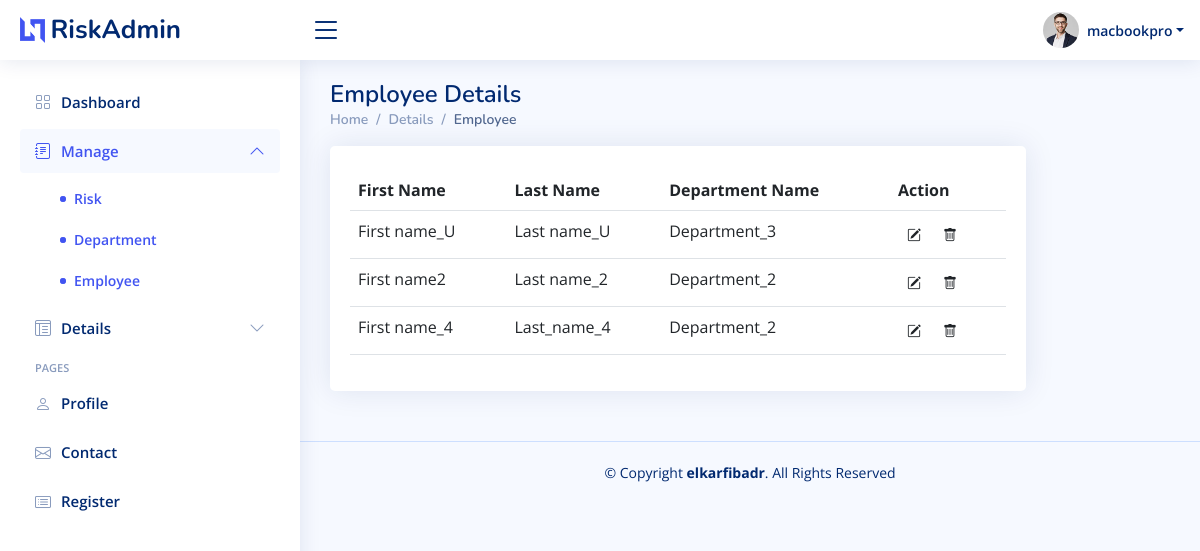
The app's page /view_employee/ (signed in) with its own data.
### risk_management/models.py (models this page shows, shortened)
class Employee(models.Model):
        first_name= models.CharField(max_length=255)
        last_name= models.CharField(max_length=255)
        department= models.ForeignKey(Department,on_delete=models.CASCADE)
        username = models.CharField(max_length = 10, unique = True, db_index = True)
        password = models.CharField(max_length=100)

class Department(models.Model):
        name_department= models.CharField(max_length=255)
        def __str__(self):
                return self.name_department

### risk_management/views.py (the view)
# urls.py: path('view_employee/', views.view_employee, name="view_employee"),
@login_required(login_url="welcome")
def view_employee(request):
     employee = Employee.objects.all()
     return render(request,'risk_management/employee_table.html',{'obj':employee,'id':"im employee"} )

### risk_management/templates/risk_management/employee_table.html (shortened to what this page needs)
{% extends 'new_main.html' %}
{% block content %}
<main id="main" class="main">
  {% if id == "im department" %}
    <div class="pagetitle">
      <h1>Department Details</h1>
      <nav>
        <ol class="breadcrumb">
          <li class="breadcrumb-item"><a href="index.html">Home</a></li>
          <li class="breadcrumb-item">Details</li>
          <li class="breadcrumb-item active">Department</li>
        </ol>
      </nav>
    </div>
    {% elif id  == "im employee" %}
    <div class="pagetitle">
      <h1>Employee Details</h1>
      <nav>
        <ol class="breadcrumb">
          <li class="breadcrumb-item"><a href="index.html">Home</a></li>
          <li class="breadcrumb-item">Details</li>
          <li class="breadcrumb-item active">Employee</li>
        </ol>
      </nav>
    </div>
    {% endif %}
    <section class="section">
        <div class="row">
            <div class="col-lg-10">
              <div class="card">
                <div class="card-body">
                  {% if id == "im department" %}
                  <table class="table">
                    <thead>
                      <tr>
                        <th scope="col">Department Id</th>
                        <th scope="col">Department Name</th>
                        <th scope="col">action</th>
                      </tr>
                    </thead>
                    <tbody>
                      {% for departments in obj %}
                      <tr>
                        <td>{{departments.id}}</td>
                        <td>{{departments.name_department}}</td>
                     <td>
                      <a href="{% url 'delete_department' departments.id %}" class="btn btn-black btn-sm" title="Remove "><i class="bi bi-trash"></i></a>
                     </td>
                      </tr>
                      {% endfor %}
                    </tbody>
                  </table>
                  {% elif id  == "im employee" %}
                  <table class="table">
                    <thead>
                      <tr>
                        <th scope="col">First Name</th>
                        <th scope="col">Last Name</th>
                        <th scope="col">Department Name</th>
                        <th scope="col">Action</th>
                      </tr>
                    </thead>
                    <tbody>
                      {% for employees in obj %}
                      <tr>
                        <td>{{employees.first_name}}</td>
                        <td>{{employees.last_name}}</td>
                        <td>{{employees.department}}</td>
                        <td>
                          <a href="{% url 'update_employee' employees.id %}" class="btn btn-black btn-sm" title="edit "><i class="bi bi-pencil-square"></i></a>
                          <a href="{% url 'delete_employee' employees.id %}" class="btn btn-black btn-sm" title="Remove "><i class="bi bi-trash"></i></a>
                        </td>
                      </tr>
                      {% endfor %}
                    </tbody>
                  </table>
                  {% endif %}
                </div>
              </div>
            </div>
          </div>
    </section>
  </main>
{% endblock content%}

### templates/new_main.html (shortened to what this page needs)
<!DOCTYPE html>
<html lang="en">
{% load static %}
<head>
    <link href="{% static '/vendor/bootstrap/css/bootstrap.min.css' %}" rel="stylesheet">
    <link href="{% static '/vendor/bootstrap-icons/bootstrap-icons.css' %}" rel="stylesheet">
    <link href="{% static '/vendor/boxicons/css/boxicons.min.css' %}" rel="stylesheet">
    <link href="{% static '/vendor/quill/quill.snow.css' %}" rel="stylesheet">
    <link href="{% static '/vendor/quill/quill.bubble.css' %}" rel="stylesheet">
    <link href="{% static '/vendor/remixicon/remixicon.css' %}" rel="stylesheet">
    <link href="{% static '/vendor/simple-datatables/style.css' %}" rel="stylesheet">
    <link href="{% static '/css/style.css' %}" rel="stylesheet">
</head>
<body>
    <header id="header" class="header fixed-top d-flex align-items-center">
        <div class="d-flex align-items-center justify-content-between">
            <a href="{% url 'home' %}" class="logo d-flex align-items-center">
                <img src="{% static '/img/logo.png' %}" alt="">
                <span class="d-none d-lg-block">RiskAdmin</span>
            </a>
            <i class="bi bi-list toggle-sidebar-btn"></i>
        </div>
        <nav class="header-nav ms-auto">
            <ul class="d-flex align-items-center">
                <li class="nav-item dropdown pe-3">
                    <a class="nav-link nav-profile d-flex align-items-center pe-0" href="#" data-bs-toggle="dropdown">
                        <img src="{% static '/img/profile-img.jpg' %}" alt="Profile" class="rounded-circle">
                        <span class="d-none d-md-block dropdown-toggle ps-2">{{request.user.username}}</span>
                    </a>
                </li>
            </ul>
        </nav>
    </header>
    <aside id="sidebar" class="sidebar">
        <ul class="sidebar-nav" id="sidebar-nav">
            <li class="nav-item">
                <a class="nav-link collapsed" href="{% url 'home' %}">
                    <i class="bi bi-grid"></i>
                    <span>Dashboard</span>
                </a>
            </li>
            <li class="nav-item">
                <a class="nav-link " data-bs-target="#forms-nav" data-bs-toggle="collapse" href="#">
                    <i class="bi bi-journal-text"></i><span>Manage</span><i class="bi bi-chevron-down ms-auto"></i>
                </a>
                <ul id="forms-nav" class="nav-content collapse show" data-bs-parent="#sidebar-nav">
                    <li>
                        <a href="{% url 'create-risk' %}" class="active">
                            <i class="bi bi-circle"></i><span>Risk</span>
                        </a>
                    </li>
                    <li>
                        <a href="{% url 'create_department' %}" class="active">
                            <i class="bi bi-circle"></i><span>Department</span>
                        </a>
                    </li>
                    <li>
                        <a href="{% url 'create_employee' %}" class="active">
                            <i class="bi bi-circle"></i><span>Employee</span>
                        </a>
                    </li>
                </ul>
            </li>
            <li class="nav-item">
                <a class="nav-link collapsed" data-bs-target="#tables-nav" data-bs-toggle="collapse" href="#">
                    <i class="bi bi-layout-text-window-reverse"></i><span>Details</span><i
                        class="bi bi-chevron-down ms-auto"></i>
                </a>
            </li>
            <li class="nav-heading">Pages</li>
            <li class="nav-item">
                <a class="nav-link collapsed" href="users-profile.html">
                    <i class="bi bi-person"></i>
                    <span>Profile</span>
                </a>
            </li>
            <li class="nav-item">
                <a class="nav-link collapsed" href="pages-contact.html">
                    <i class="bi bi-envelope"></i>
                    <span>Contact</span>
                </a>
            </li>
            <li class="nav-item">
                <a class="nav-link collapsed" href="pages-register.html">
                    <i class="bi bi-card-list"></i>
                    <span>Register</span>
                </a>
            </li>
        </ul>
    </aside>
    {% block content%}{% endblock %}
    <footer id="footer" class="footer">
        <div class="copyright">
            &copy; Copyright <strong><span>elkarfibadr</span></strong>. All Rights Reserved
        </div>
    </footer>
</body>
</html>

### static/css/style.css (style rules this page uses)
:root { scroll-behavior: smooth; }
body { font-family: "Open Sans", sans-serif; background: #f6f9ff; color: #444444; }
a { color: #4154f1; text-decoration: none; }
h1, h2, h3, h4, h5, h6 { font-family: "Nunito", sans-serif; }
#main { margin-top: 60px; padding: 20px 30px; transition: all 0.3s; }
.pagetitle { margin-bottom: 10px; }
.pagetitle h1 { font-size: 24px; margin-bottom: 0; font-weight: 600; color: #012970; }
.card { margin-bottom: 30px; border: none; border-radius: 5px; box-shadow: 0px 0 30px rgba(1, 41, 112, 0.1); }
.card-body { padding: 0 20px 20px 20px; }
.breadcrumb { font-size: 14px; font-family: "Nunito", sans-serif; color: #899bbd; font-weight: 600; }
.breadcrumb a { color: #899bbd; transition: 0.3s; }
.breadcrumb .breadcrumb-item::before { color: #899bbd; }
.breadcrumb .active { color: #51678f; font-weight: 600; }
.logo { line-height: 1; }
@media (min-width: 1200px) { .logo { width: 280px; } }
.logo img { max-height: 26px; margin-right: 6px; }
.logo span { font-size: 26px; font-weight: 700; color: #012970; font-family: "Nunito", sans-serif; }
.header { transition: all 0.5s; z-index: 997; height: 60px; box-shadow: 0px 2px 20px rgba(1, 41, 112, 0.1); background-color: #fff; padding-left: 20px; }
.header .toggle-sidebar-btn { font-size: 32px; padding-left: 10px; cursor: pointer; color: #012970; }
.header-nav ul { list-style: none; }
.header-nav>ul { margin: 0; padding: 0; }
.header-nav .nav-profile { color: #012970; }
.header-nav .nav-profile img { max-height: 36px; }
.header-nav .nav-profile span { font-size: 14px; font-weight: 600; }
.sidebar { position: fixed; top: 60px; left: 0; bottom: 0; width: 300px; z-index: 996; transition: all 0.3s; padding: 20px; overflow-y: auto; scrollbar-width: thin; scrollbar-color: #aab7cf transparent; box-shadow: 0px 0px 20px rgba(1, 41, 112, 0.1); background-color: #fff; }
@media (min-width: 1200px) { #main, #footer { margin-left: 300px; } }
.sidebar-nav { padding: 0; margin: 0; list-style: none; }
.sidebar-nav li { padding: 0; margin: 0; list-style: none; }
.sidebar-nav .nav-item { margin-bottom: 5px; }
.sidebar-nav .nav-heading { font-size: 11px; text-transform: uppercase; color: #899bbd; font-weight: 600; margin: 10px 0 5px 15px; }
.sidebar-nav .nav-link { display: flex; align-items: center; font-size: 15px; font-weight: 600; color: #4154f1; transition: 0.3; background: #f6f9ff; padding: 10px 15px; border-radius: 4px; }
.sidebar-nav .nav-link i { font-size: 16px; margin-right: 10px; color: #4154f1; }
.sidebar-nav .nav-link.collapsed { color: #012970; background: #fff; }
.sidebar-nav .nav-link.collapsed i { color: #899bbd; }
.sidebar-nav .nav-link .bi-chevron-down { margin-right: 0; transition: transform 0.2s ease-in-out; }
.sidebar-nav .nav-link:not(.collapsed) .bi-chevron-down { transform: rotate(180deg); }
.sidebar-nav .nav-content { padding: 5px 0 0 0; margin: 0; list-style: none; }
.sidebar-nav .nav-content a { display: flex; align-items: center; font-size: 14px; font-weight: 600; color: #012970; transition: 0.3; padding: 10px 0 10px 40px; transition: 0.3s; }
.sidebar-nav .nav-content a i { font-size: 6px; margin-right: 8px; line-height: 0; border-radius: 50%; }
.sidebar-nav .nav-content a:hover, .sidebar-nav .nav-content a.active { color: #4154f1; }
.sidebar-nav .nav-content a.active i { background-color: #4154f1; }
.footer { padding: 20px 0; font-size: 14px; transition: all 0.3s; border-top: 1px solid #cddfff; }
.footer .copyright { text-align: center; color: #012970; }

### records on screen
Employee: first_name "First name_U", last_name "Last name_U", department "Department_3"
Employee: first_name "First name2", last_name "Last name_2", department "Department_2"
Employee: first_name "First name_4", last_name "Last_name_4", department "Department_2"

### other values on screen
{{ request.user.username }} "macbookpro"
